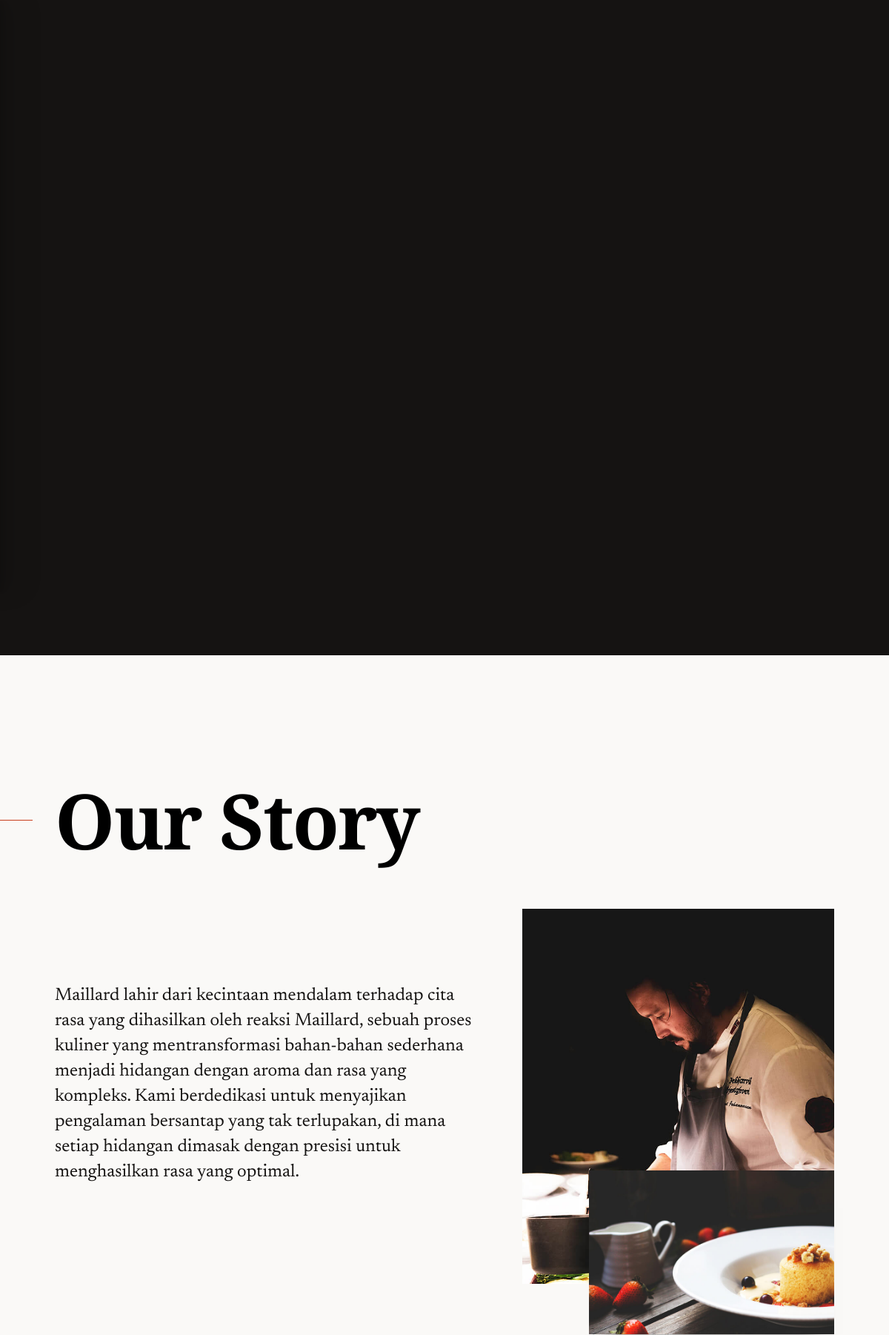
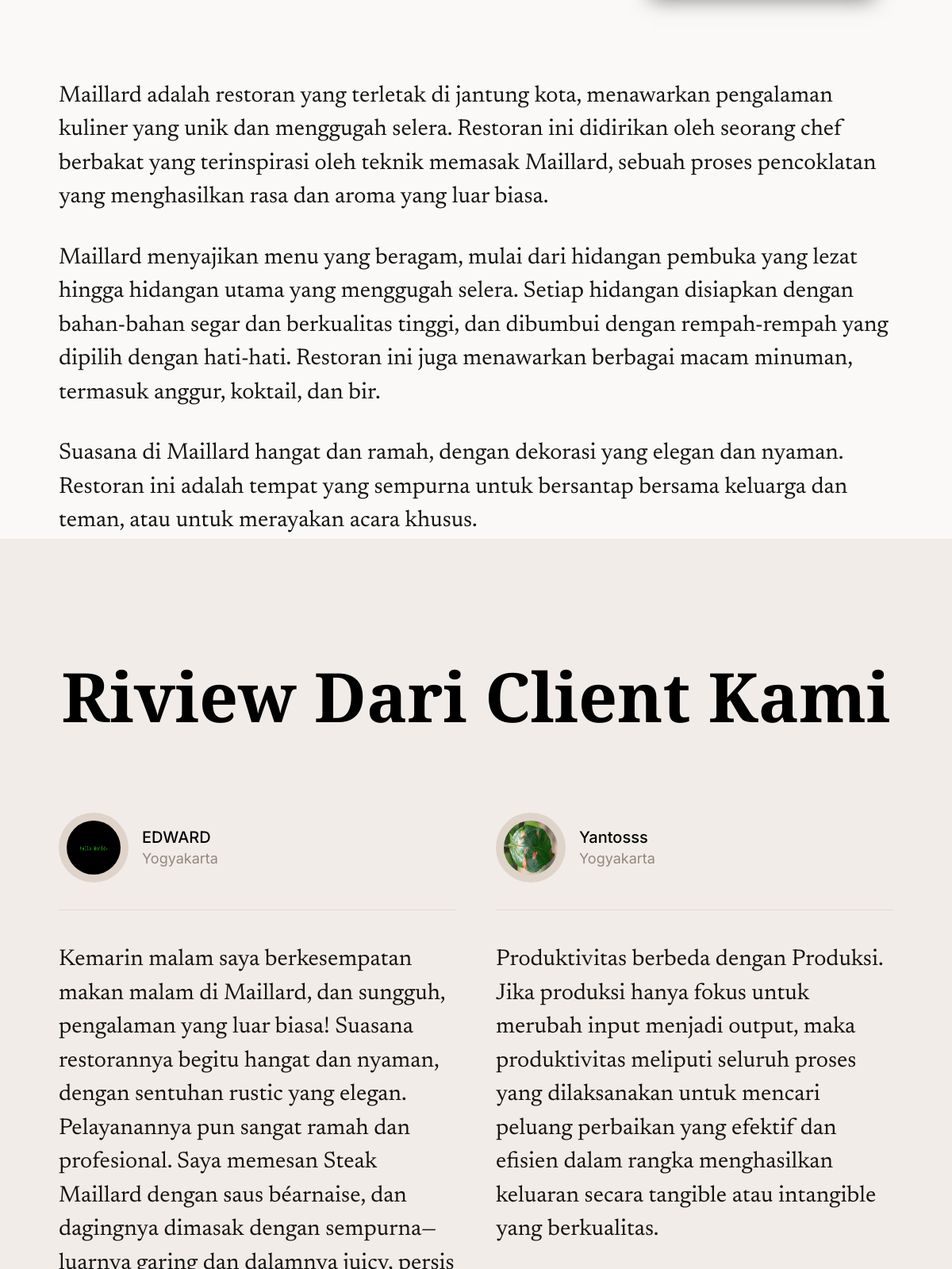
/customer/index.php (upper part), run on the app's committed database (2 pictures, top to bottom).
### tables this page shows
CREATE TABLE `reviews` (
  `id` int(11) NOT NULL,
  `name` varchar(255) NOT NULL,
  `image_path` varchar(255) NOT NULL,
  `city` varchar(255) NOT NULL,
  `review` text NOT NULL,
  `created_at` timestamp NOT NULL DEFAULT current_timestamp()
);

### customer/index.php (the view, shortened to what this page needs)
<?php
include '../config/database.php';
include '../includes/header.php';
?>
        <section id="intro" class="s-intro">
            <div class="row s-intro__content">
                <div class="column xl-12">
                </div>
            </div>
        </section>
        <section id="about" class="s-about">
            <div class="row s-about__content">
                <div class="column xl-12 s-about__content-grid grid-block">
                    <div class="s-about__content-header section-header">
                        <h2 class="text-display-title with-line">Our Story</h2>
                        <div class="s-about__content-header-inner">
                            <p class="text-desc">
                            Maillard lahir dari kecintaan mendalam terhadap cita rasa yang
                            dihasilkan oleh reaksi Maillard, sebuah proses kuliner yang mentransformasi
                            bahan-bahan sederhana menjadi hidangan dengan aroma dan rasa yang kompleks.
                            Kami berdedikasi untuk menyajikan pengalaman bersantap yang tak terlupakan,
                            di mana setiap hidangan dimasak dengan presisi untuk menghasilkan rasa yang optimal.
                            </p>
                            <div class="s-about__content-media">
                                <img class="s-about__media-big"
                                    src="../assets/images/home-about-img.jpg"
                                    srcset="../assets/images/home-about-img.jpg 1x, images/home-about-img@2x.jpg 2x" alt="">
                                <img class="s-about__media-small"
                                    src="../assets/images/home-about-img-small.jpg"
                                    srcset="../assets/images/home-about-img-small.jpg 1x, home-about-img-small@2x.jpg 2x" alt="">
                            </div>
                        </div>
                    </div>
                    <div class="s-about__content-main">
                        <p class="attention-getter">
                        Maillard adalah restoran yang terletak di jantung kota,
                        menawarkan pengalaman kuliner yang unik dan menggugah selera.
                        Restoran ini didirikan oleh seorang chef berbakat yang terinspirasi oleh teknik memasak Maillard,
                        sebuah proses pencoklatan yang menghasilkan rasa dan aroma yang luar biasa.
                        </p>
                        <p class="attention-getter">
                        Maillard menyajikan menu yang beragam,
                        mulai dari hidangan pembuka yang lezat hingga hidangan utama yang menggugah selera.
                        Setiap hidangan disiapkan dengan bahan-bahan segar dan berkualitas tinggi,
                        dan dibumbui dengan rempah-rempah yang dipilih dengan hati-hati.
                        Restoran ini juga menawarkan berbagai macam minuman,
                        termasuk anggur, koktail, dan bir.
                        </p>
                        <p class="attention-getter">
                        Suasana di Maillard hangat dan ramah,
                        dengan dekorasi yang elegan dan nyaman.
                        Restoran ini adalah tempat yang sempurna untuk bersantap bersama keluarga dan teman,
                        atau untuk merayakan acara khusus.
                        </p>
                    </div>
                </div>
            </div>
        </section>
        <section id="testimonials" class="s-testimonials">
            <div class="row s-testimonials__content">
                <div class="column xl-12">
                    <?php
                        $sql = "SELECT name, image_path, city, review FROM reviews ORDER BY created_at DESC";
                        $result = $conn->query($sql);
                    ?>
                    <h3 class="s-testimonials__title text-center">Riview Dari Client Kami</h3>
                    <div class="swiper-container s-testimonials__slider">
                        <div class="swiper-wrapper">
                            <?php if ($result->num_rows > 0): ?>
                                <?php while ($row = $result->fetch_assoc()): ?>
                                    <div class="s-testimonials__slide swiper-slide">
                                        <div class="s-testimonials__author">
                                            <img src="<?php echo htmlspecialchars($row['image_path']); ?>" alt="Author image" class="s-testimonials__avatar">
                                            <cite class="s-testimonials__cite">
                                                <?php echo htmlspecialchars($row['name']); ?>
                                                <span><?php echo htmlspecialchars($row['city']); ?></span>
                                            </cite>
                                        </div>
                                        <p>
                                            <?php echo htmlspecialchars($row['review']); ?>
                                        </p>
                                    </div>
                                <?php endwhile; ?>
                            <?php else: ?>
                                <div class="s-testimonials__slide swiper-slide">
                                    <p class="text-center">Belum ada ulasan dari pengunjung.</p>
                                </div>
                            <?php endif; ?>
                        </div>
                    </div>
                </div>
            </div>
        </section>
<?php include '../includes/footer.php'; ?>

### data on the page
reviews: image_path (picture), name "EDWARD", city "Yogyakarta"
reviews: image_path (picture), name "Yantosss", city "Yogyakarta", review "Produktivitas berbeda dengan Produksi. Jika produksi hanya fokus untuk merubah input menjadi output, maka produktivitas meliputi seluruh proses yang dilaksanakan untuk mencari peluang perbaikan yang efektif dan efisien dalam rangka menghasilkan keluaran secara tangible atau intangible yang berkualitas."
